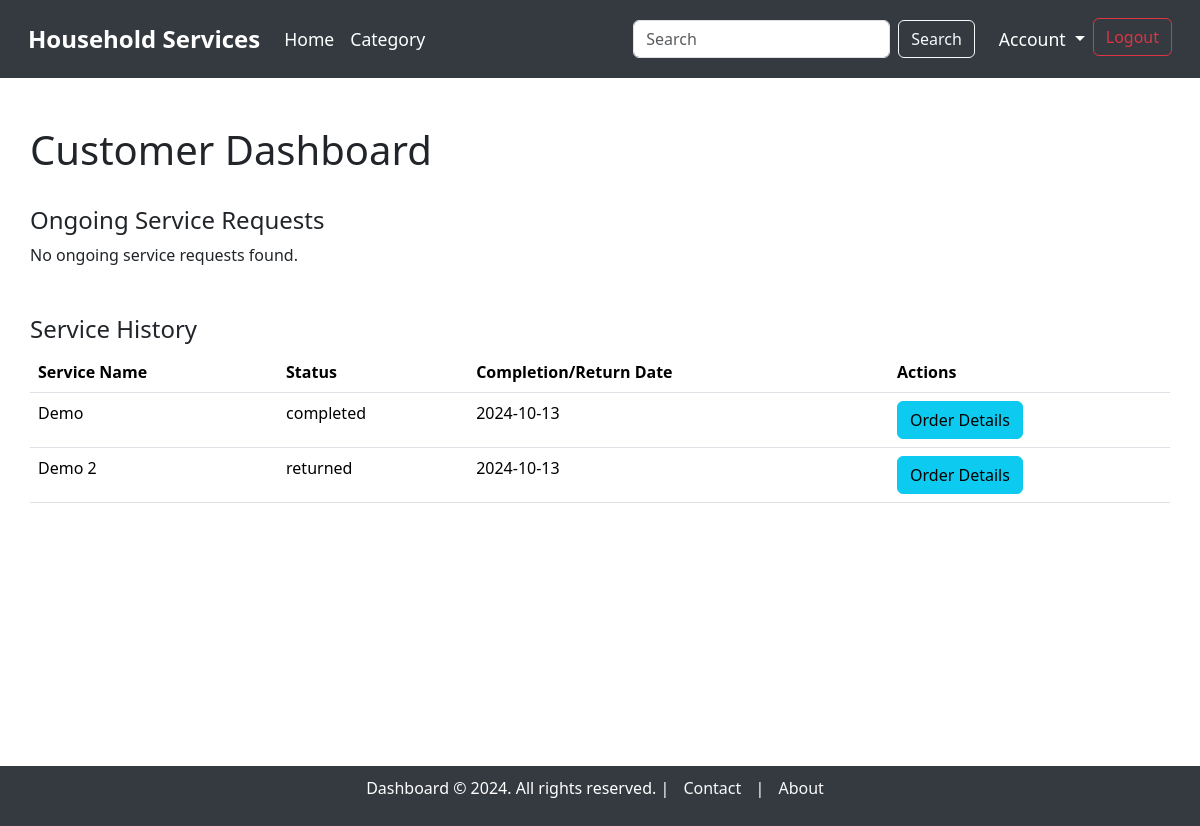
Page /customer_dashboard (signed in) on the earlier database version.
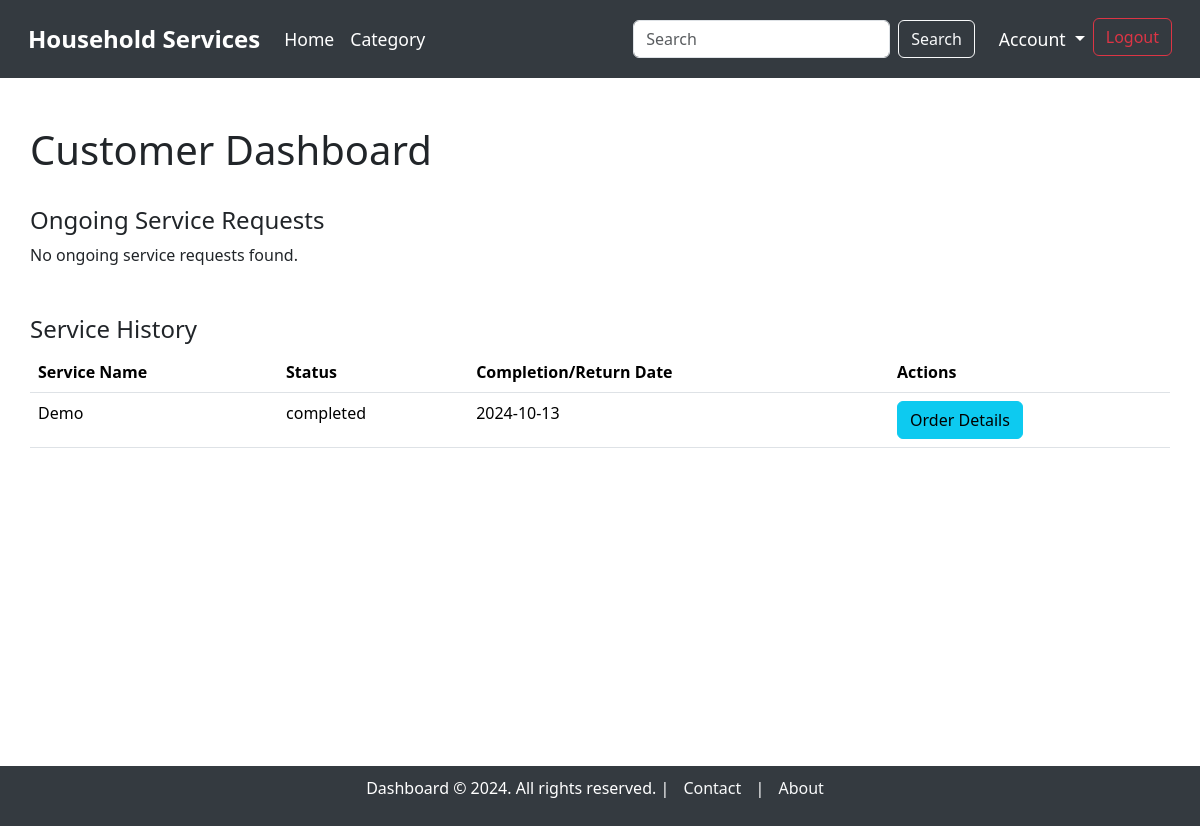
Same page on the later database version.
### model.py (models this page shows, shortened)
class ServiceRequest(db.Model):
    __tablename__ = "service_requests"
    service_request_id = db.Column(db.Integer, autoincrement=True, primary_key=True)
    service_id = db.Column(db.Integer, db.ForeignKey('service.service_id'), nullable=False)
    user_id = db.Column(db.Integer, db.ForeignKey('users.user_id'), nullable=False)
    supplier_id = db.Column(db.Integer, db.ForeignKey('users.user_id'), nullable=True)  # Link to supplier (optional)
    service_description = db.Column(db.String, nullable=False)
    experience_years = db.Column(db.Integer, nullable=True)
    created_at = db.Column(db.DateTime, default=datetime.utcnow)
    updated_at = db.Column(db.DateTime, default=datetime.utcnow, onupdate=datetime.utcnow)
    date_requested = db.Column(db.DateTime, default=datetime.utcnow, nullable=True)
    date_issued = db.Column(db.DateTime, nullable=True)  #accepted date
    date_completed = db.Column(db.DateTime, nullable=True)
    date_returned = db.Column(db.DateTime, nullable=True)
    status = db.Column(db.String, default='pending')  # 'pending', 'accepted', 'rejected', 'completed', 'returned', 'cancelled'
    price = db.Column(db.Integer, nullable=False)  # Price associated with the service
    customer = db.relationship('User', foreign_keys=[user_id], backref='customer_requests')
    supplier = db.relationship('User', foreign_keys=[supplier_id], backref='supplier_requests')
    service = db.relationship('Service', backref='requests')

class Service(db.Model):
    __tablename__ = "service"
    service_id = db.Column(db.Integer, autoincrement=True, primary_key=True)
    category_id = db.Column(db.Integer, db.ForeignKey('category.category_id'), nullable=False)  # Link to Category model
    supplier_id = db.Column(db.Integer, db.ForeignKey('users.user_id'), nullable=False)  # Link to the supplier
    service_name = db.Column(db.String, unique=True, nullable=False)
    service_description = db.Column(db.String, nullable=False)
    created_at = db.Column(db.DateTime, default=datetime.utcnow)
    updated_at = db.Column(db.DateTime, default=datetime.utcnow, onupdate=datetime.utcnow)
    price = db.Column(db.Integer)
    image = db.Column(db.String)  # Path to the uploaded image
    supplier = db.relationship('User', backref='services')  # Relationship to supplier (User)
    category = db.relationship('Category', backref='services')  # Relationship to Category

### main.py (the view)
@app.route('/customer_dashboard', methods=['GET'])
@login_required(role="customer")
def customer_dashboard():
    user_id = session.get('user_id')
    service_requests = ServiceRequest.query.filter_by(user_id=user_id).filter(ServiceRequest.status.in_(['pending', 'accepted'])).all()
    history_requests = ServiceRequest.query.filter_by(user_id=user_id).filter(ServiceRequest.status.in_(['completed', 'returned'])).all()
    return render_template('dashboard/customer_dashboard.html',
                           service_requests=service_requests,
                           history_requests=history_requests)

### main.py (called while the page is built)
def login_required(role):
    def wrapper(original):
        @wraps(original)
        def inner(*args, **kwargs):  # *args = list of arguments, **kwargs = key word arguments
            if session.get("username") and session.get("role") == role:
                return original(*args, **kwargs)
            else:
                flash(f"You need to login as {role}", "warning")
                return redirect(url_for("login"))
        return inner
    return wrapper

### templates/dashboard/customer_dashboard.html (shortened to what this page needs)
{% extends 'base_dashboard.html' %}
{% block content %}
<div class="container mt-5">
    <h1>Customer Dashboard</h1>
    <br>
    <h4>Ongoing Service Requests</h4>
    {% if service_requests %}
        <table class="table">
            <thead>
                <tr>
                    <th>Service Name</th>
                    <th>Status</th>
                    <th>Requested Date</th>
                    <th>Accepted Date</th>
                    <th>Actions</th>
                </tr>
            </thead>
            <tbody>
                {% for request in service_requests %}
                    <tr>
                        <td>{{ request.service.service_name }}</td>
                        <td>{{ request.status }}</td>
                        <td>{{ request.date_requested.strftime('%Y-%m-%d') }}</td>
                        <td>{{ request.date_issued.strftime('%Y-%m-%d') if request.date_issued else 'N/A' }}</td>
                        <td>
                            <form action="{{ url_for('delete_service_request', service_request_id=request.service_request_id) }}" method="POST" style="display:inline;">
                                <button type="submit" class="btn btn-danger">Cancel</button>
                            </form>
                            <a href="{{ url_for('order_details', service_request_id=request.service_request_id) }}" class="btn btn-info">Order Details</a>
                        </td>
                    </tr>
                {% endfor %}
            </tbody>
        </table>
    {% else %}
        <p>No ongoing service requests found.</p>
    {% endif %}
    <h4 class="mt-5">Service History</h4>
    {% if history_requests %}
        <table class="table">
            <thead>
                <tr>
                    <th>Service Name</th>
                    <th>Status</th>
                    <th>Completion/Return Date</th>
                    <th>Actions</th>
                </tr>
            </thead>
            <tbody>
                {% for request in history_requests %}
                    <tr>
                        <td>{{ request.service.service_name }}</td>
                        <td>{{ request.status }}</td>
                        <td>
                            {% if request.status == 'completed' %}
                                {{ request.date_completed.strftime('%Y-%m-%d') if request.date_completed else 'N/A' }}
                            {% elif request.status == 'returned' %}
                                {{ request.date_returned.strftime('%Y-%m-%d') if request.date_returned else 'N/A' }}
                            {% else %}
                                N/A
                            {% endif %}
                        </td>
                        <td>
                            <a href="{{ url_for('order_details', service_request_id=request.service_request_id) }}" class="btn btn-info">Order Details</a>
                        </td>
                    </tr>
                {% endfor %}
            </tbody>
        </table>
    {% else %}
        <p>No service history found.</p>
    {% endif %}
</div>
{% endblock %}

Differences in the rows shown:
removed ServiceRequest: service.service_name "Demo 2", status "returned", date_returned "2024-10-13"
